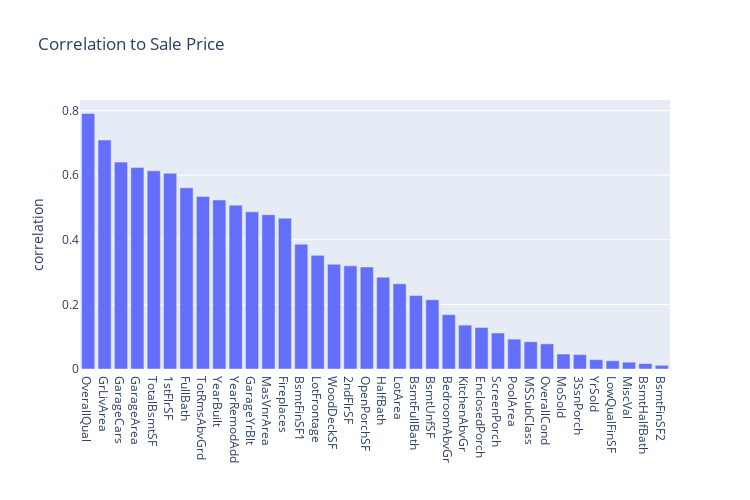

The code cell stored with this chart in its notebook:
### Code cell
df_corr = train.corrwith(train['SalePrice']).abs().sort_values(ascending=False)[2:]
data = go.Bar(x=df_corr.index, 
              y=df_corr.values )
       
layout = go.Layout(title = 'Correlation to Sale Price', 
                   xaxis = dict(title = ''), 
                   yaxis = dict(title = 'correlation'),
                   autosize=False, width=750, height=500,)

fig5 = dict(data = [data], layout = layout)
iplot(fig5)

### Figure 1 — Plotly figure (JSON) as saved in the notebook; plotly's stock layout.template omitted (floating-point values rounded to 4 significant figures)
{"data": [{"type": "bar", "x": ["OverallQual", "GrLivArea", "GarageCars", "GarageArea", "TotalBsmtSF", "1stFlrSF", "FullBath", "TotRmsAbvGrd", "YearBuilt", "YearRemodAdd", "GarageYrBlt", "MasVnrArea", "Fireplaces", "BsmtFinSF1", "LotFrontage", "WoodDeckSF", "2ndFlrSF", "OpenPorchSF", "HalfBath", "LotArea", "BsmtFullBath", "BsmtUnfSF", "BedroomAbvGr", "KitchenAbvGr", "EnclosedPorch", "ScreenPorch", "PoolArea", "MSSubClass", "OverallCond", "MoSold", "3SsnPorch", "YrSold", "LowQualFinSF", "MiscVal", "BsmtHalfBath", "BsmtFinSF2"], "y": [0.791, 0.7086, 0.6404, 0.6234, 0.6136, 0.6059, 0.5607, 0.5337, 0.5229, 0.5071, 0.4864, 0.4775, 0.4669, 0.3864, 0.3518, 0.3244, 0.3193, 0.3159, 0.2841, 0.2638, 0.2271, 0.2145, 0.1682, 0.1359, 0.1286, 0.1114, 0.0924, 0.08428, 0.07786, 0.04643, 0.04458, 0.02892, 0.02561, 0.02119, 0.01684, 0.01138]}], "layout": {"autosize": false, "height": 500, "title": {"text": "Correlation to Sale Price"}, "width": 750, "xaxis": {"title": {"text": ""}}, "yaxis": {"title": {"text": "correlation"}}}}
